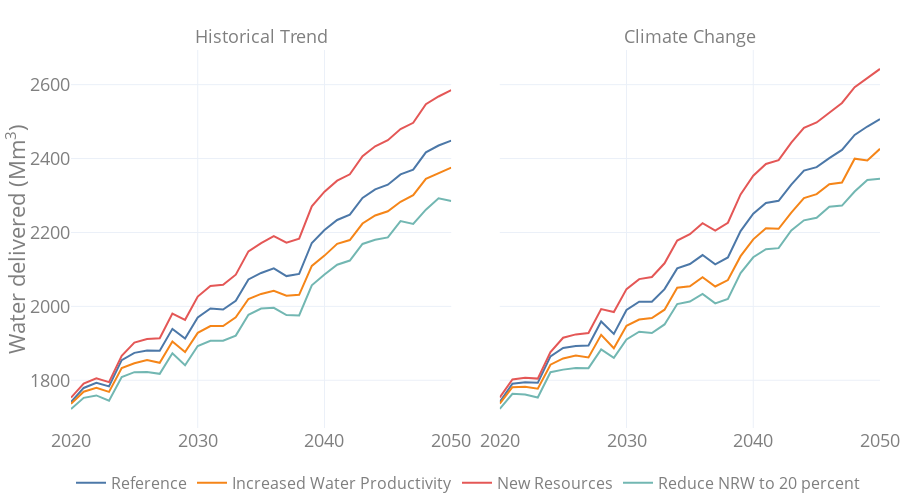

Notebook cell for this chart:
### Code cell
dff = df_delivered
dff = dff.groupby(['Scenario', 'Climate', 'Year']).agg({'value': lambda r: sum(r) / 1000000}).reset_index()

fig = px.line(dff, x='Year', y='value', color='Scenario', facet_col='Climate',
              color_discrete_sequence=px.colors.qualitative.T10,
              facet_col_spacing=0.06, labels=names,  category_orders=category_orders)
fig.update_layout(layout, yaxis_title_text='Water delivered (Mm<sup>3</sup>)')
update_labels(fig)
fig.show()
fig.write_image("High level results/waterDeliveries.png", scale=4, width=900, height=500)
fig.write_html("High level results/waterDeliveries.html", include_plotlyjs='cdn')

### Figure 1 — Plotly figure (JSON) as saved in the notebook; plotly's stock layout.template omitted (floating-point values rounded to 4 significant figures)
{"data": [{"hovertemplate": "Scenario=Reference<br>Climate=Historical Trend<br>Year=%{x}<br>value=%{y}<extra></extra>", "legendgroup": "Reference", "line": {"color": "#4C78A8", "dash": "solid"}, "mode": "lines", "name": "Reference", "orientation": "v", "showlegend": true, "type": "scatter", "x": [2020, 2021, 2022, 2023, 2024, 2025, 2026, 2027, 2028, 2029, 2030, 2031, 2032, 2033, 2034, 2035, 2036, 2037, 2038, 2039, 2040, 2041, 2042, 2043, 2044, 2045, 2046, 2047, 2048, 2049, 2050], "xaxis": "x", "y": [1741.0, 1779.0, 1793.0, 1783.0, 1855.0, 1874.0, 1880.0, 1880.0, 1939.0, 1913.0, 1970.0, 1994.0, 1992.0, 2015.0, 2073.0, 2090.0, 2103.0, 2082.0, 2088.0, 2172.0, 2207.0, 2234.0, 2248.0, 2293.0, 2316.0, 2329.0, 2357.0, 2370.0, 2417.0, 2435.0, 2449.0], "yaxis": "y"}, {"hovertemplate": "Scenario=Reference<br>Climate=Climate Change<br>Year=%{x}<br>value=%{y}<extra></extra>", "legendgroup": "Reference", "line": {"color": "#4C78A8", "dash": "solid"}, "mode": "lines", "name": "Reference", "orientation": "v", "showlegend": false, "type": "scatter", "x": [2020, 2021, 2022, 2023, 2024, 2025, 2026, 2027, 2028, 2029, 2030, 2031, 2032, 2033, 2034, 2035, 2036, 2037, 2038, 2039, 2040, 2041, 2042, 2043, 2044, 2045, 2046, 2047, 2048, 2049, 2050], "xaxis": "x2", "y": [1742.0, 1791.0, 1795.0, 1793.0, 1865.0, 1887.0, 1893.0, 1894.0, 1959.0, 1925.0, 1990.0, 2013.0, 2013.0, 2047.0, 2103.0, 2115.0, 2139.0, 2114.0, 2132.0, 2204.0, 2251.0, 2280.0, 2286.0, 2330.0, 2368.0, 2377.0, 2401.0, 2423.0, 2464.0, 2487.0, 2507.0], "yaxis": "y2"}, {"hovertemplate": "Scenario=Increased Water Productivity<br>Climate=Historical Trend<br>Year=%{x}<br>value=%{y}<extra></extra>", "legendgroup": "Increased Water Productivity", "line": {"color": "#F58518", "dash": "solid"}, "mode": "lines", "name": "Increased Water Productivity", "orientation": "v", "showlegend": true, "type": "scatter", "x": [2020, 2021, 2022, 2023, 2024, 2025, 2026, 2027, 2028, 2029, 2030, 2031, 2032, 2033, 2034, 2035, 2036, 2037, 2038, 2039, 2040, 2041, 2042, 2043, 2044, 2045, 2046, 2047, 2048, 2049, 2050], "xaxis": "x", "y": [1736.0, 1769.0, 1780.0, 1769.0, 1833.0, 1846.0, 1855.0, 1847.0, 1905.0, 1876.0, 1928.0, 1947.0, 1947.0, 1970.0, 2020.0, 2034.0, 2042.0, 2029.0, 2031.0, 2110.0, 2137.0, 2169.0, 2180.0, 2224.0, 2246.0, 2257.0, 2283.0, 2301.0, 2345.0, 2361.0, 2375.0], "yaxis": "y"}, {"hovertemplate": "Scenario=Increased Water Productivity<br>Climate=Climate Change<br>Year=%{x}<br>value=%{y}<extra></extra>", "legendgroup": "Increased Water Productivity", "line": {"color": "#F58518", "dash": "solid"}, "mode": "lines", "name": "Increased Water Productivity", "orientation": "v", "showlegend": false, "type": "scatter", "x": [2020, 2021, 2022, 2023, 2024, 2025, 2026, 2027, 2028, 2029, 2030, 2031, 2032, 2033, 2034, 2035, 2036, 2037, 2038, 2039, 2040, 2041, 2042, 2043, 2044, 2045, 2046, 2047, 2048, 2049, 2050], "xaxis": "x2", "y": [1737.0, 1781.0, 1782.0, 1777.0, 1842.0, 1859.0, 1867.0, 1862.0, 1923.0, 1887.0, 1947.0, 1964.0, 1968.0, 1991.0, 2050.0, 2055.0, 2079.0, 2054.0, 2071.0, 2136.0, 2181.0, 2212.0, 2210.0, 2254.0, 2293.0, 2304.0, 2330.0, 2335.0, 2400.0, 2395.0, 2426.0], "yaxis": "y2"}, {"hovertemplate": "Scenario=New Resources<br>Climate=Historical Trend<br>Year=%{x}<br>value=%{y}<extra></extra>", "legendgroup": "New Resources", "line": {"color": "#E45756", "dash": "solid"}, "mode": "lines", "name": "New Resources", "orientation": "v", "showlegend": true, "type": "scatter", "x": [2020, 2021, 2022, 2023, 2024, 2025, 2026, 2027, 2028, 2029, 2030, 2031, 2032, 2033, 2034, 2035, 2036, 2037, 2038, 2039, 2040, 2041, 2042, 2043, 2044, 2045, 2046, 2047, 2048, 2049, 2050], "xaxis": "x", "y": [1753.0, 1791.0, 1805.0, 1795.0, 1866.0, 1902.0, 1912.0, 1914.0, 1980.0, 1964.0, 2027.0, 2055.0, 2058.0, 2086.0, 2149.0, 2171.0, 2190.0, 2173.0, 2183.0, 2271.0, 2310.0, 2340.0, 2357.0, 2406.0, 2433.0, 2450.0, 2480.0, 2497.0, 2547.0, 2568.0, 2585.0], "yaxis": "y"}, {"hovertemplate": "Scenario=New Resources<br>Climate=Climate Change<br>Year=%{x}<br>value=%{y}<extra></extra>", "legendgroup": "New Resources", "line": {"color": "#E45756", "dash": "solid"}, "mode": "lines", "name": "New Resources", "orientation": "v", "showlegend": false, "type": "scatter", "x": [2020, 2021, 2022, 2023, 2024, 2025, 2026, 2027, 2028, 2029, 2030, 2031, 2032, 2033, 2034, 2035, 2036, 2037, 2038, 2039, 2040, 2041, 2042, 2043, 2044, 2045, 2046, 2047, 2048, 2049, 2050], "xaxis": "x2", "y": [1753.0, 1802.0, 1807.0, 1805.0, 1876.0, 1915.0, 1924.0, 1928.0, 1993.0, 1985.0, 2047.0, 2074.0, 2079.0, 2117.0, 2178.0, 2195.0, 2225.0, 2205.0, 2226.0, 2303.0, 2354.0, 2385.0, 2396.0, 2443.0, 2483.0, 2498.0, 2524.0, 2550.0, 2593.0, 2619.0, 2643.0], "yaxis": "y2"}, {"hovertemplate": "Scenario=Reduce NRW to 20 percent<br>Climate=Historical Trend<br>Year=%{x}<br>value=%{y}<extra></extra>", "legendgroup": "Reduce NRW to 20 percent", "line": {"color": "#72B7B2", "dash": "solid"}, "mode": "lines", "name": "Reduce NRW to 20 percent", "orientation": "v", "showlegend": true, "type": "scatter", "x": [2020, 2021, 2022, 2023, 2024, 2025, 2026, 2027, 2028, 2029, 2030, 2031, 2032, 2033, 2034, 2035, 2036, 2037, 2038, 2039, 2040, 2041, 2042, 2043, 2044, 2045, 2046, 2047, 2048, 2049, 2050], "xaxis": "x", "y": [1722.0, 1752.0, 1759.0, 1745.0, 1809.0, 1822.0, 1822.0, 1817.0, 1873.0, 1840.0, 1893.0, 1907.0, 1907.0, 1921.0, 1977.0, 1994.0, 1996.0, 1976.0, 1975.0, 2057.0, 2086.0, 2113.0, 2124.0, 2169.0, 2180.0, 2187.0, 2231.0, 2223.0, 2262.0, 2292.0, 2285.0], "yaxis": "y"}, {"hovertemplate": "Scenario=Reduce NRW to 20 percent<br>Climate=Climate Change<br>Year=%{x}<br>value=%{y}<extra></extra>", "legendgroup": "Reduce NRW to 20 percent", "line": {"color": "#72B7B2", "dash": "solid"}, "mode": "lines", "name": "Reduce NRW to 20 percent", "orientation": "v", "showlegend": false, "type": "scatter", "x": [2020, 2021, 2022, 2023, 2024, 2025, 2026, 2027, 2028, 2029, 2030, 2031, 2032, 2033, 2034, 2035, 2036, 2037, 2038, 2039, 2040, 2041, 2042, 2043, 2044, 2045, 2046, 2047, 2048, 2049, 2050], "xaxis": "x2", "y": [1723.0, 1763.0, 1762.0, 1753.0, 1822.0, 1829.0, 1833.0, 1833.0, 1884.0, 1861.0, 1910.0, 1931.0, 1928.0, 1951.0, 2006.0, 2013.0, 2034.0, 2008.0, 2020.0, 2090.0, 2133.0, 2155.0, 2158.0, 2206.0, 2233.0, 2240.0, 2270.0, 2273.0, 2311.0, 2342.0, 2345.0], "yaxis": "y2"}], "layout": {"annotations": [{"font": {}, "showarrow": false, "text": "Historical Trend", "x": 0.235, "xanchor": "center", "xref": "paper", "y": 1, "yanchor": "bottom", "yref": "paper"}, {"font": {}, "showarrow": false, "text": "Climate Change", "x": 0.765, "xanchor": "center", "xref": "paper", "y": 1, "yanchor": "bottom", "yref": "paper"}], "autosize": true, "font": {"color": "#7f7f7f", "size": 18}, "height": 500, "hoverlabel": {"align": "left"}, "hovermode": "closest", "legend": {"font": {"size": 16}, "orientation": "h", "title": {"text": ""}, "tracegroupgap": 0}, "margin": {"b": 0, "l": 0, "r": 0, "t": 50}, "paper_bgcolor": "#fff", "plot_bgcolor": "#fff", "showlegend": true, "xaxis": {"anchor": "y", "domain": [0, 0.47], "title": {"text": ""}}, "xaxis2": {"anchor": "y2", "domain": [0.53, 1], "matches": "x", "title": {"text": ""}}, "yaxis": {"anchor": "x", "domain": [0, 1], "title": {"text": "Water delivered (Mm<sup>3</sup>)"}}, "yaxis2": {"anchor": "x2", "domain": [0, 1], "matches": "y", "showticklabels": false}}}
